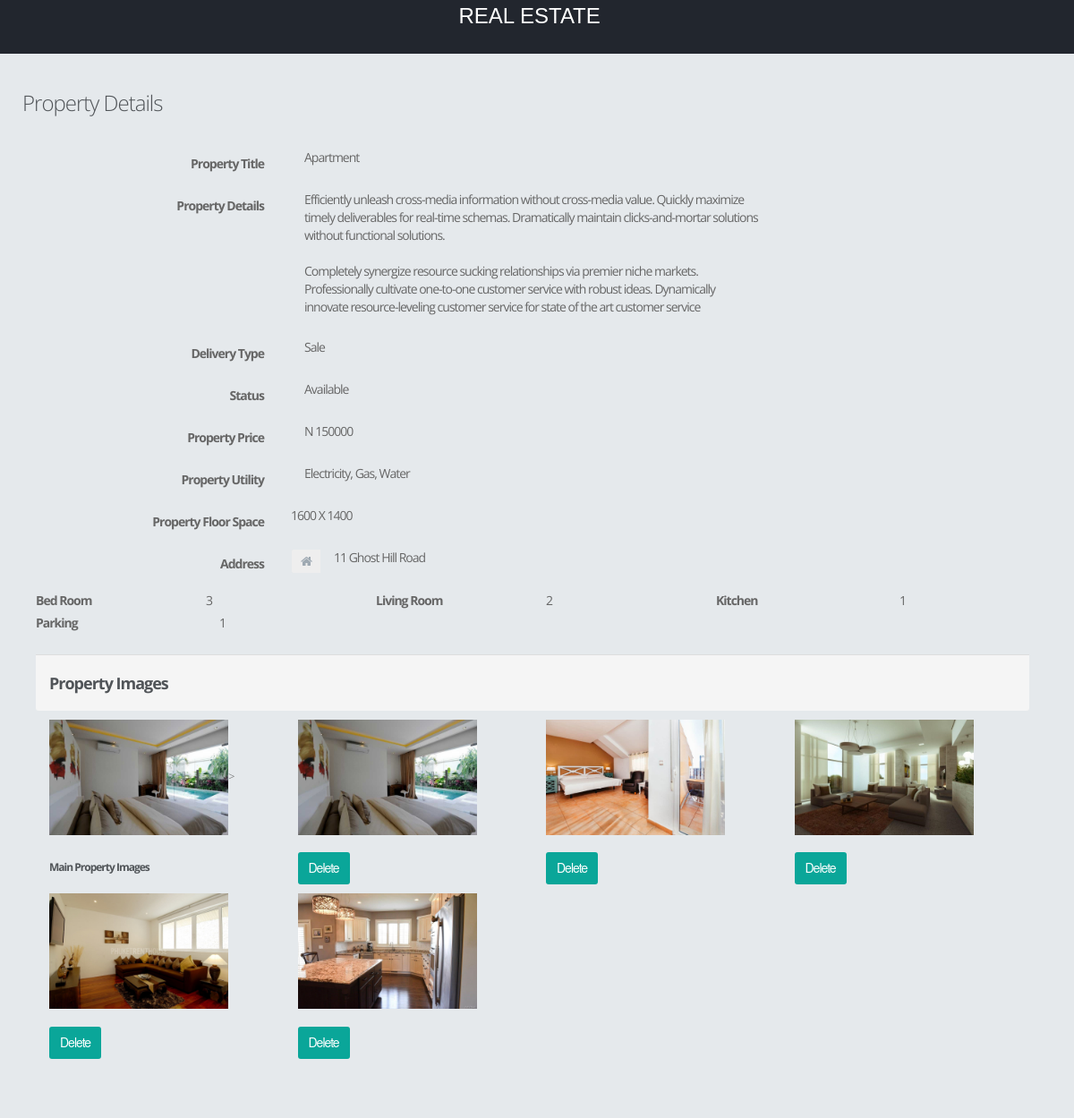
Page /agent/viewPropDetails.php?property_id=1 (signed in) on the committed database.
### tables this page shows
CREATE TABLE `properties` (
  `property_id` int(10) NOT NULL,
  `property_title` varchar(150) DEFAULT NULL,
  `property_details` text DEFAULT NULL,
  `delivery_type` varchar(20) DEFAULT NULL,
  `availablility` int(5) DEFAULT NULL,
  `price` float DEFAULT NULL,
  `property_address` varchar(200) DEFAULT NULL,
  `property_img` varchar(200) DEFAULT NULL,
  `bed_room` int(5) DEFAULT NULL,
  `liv_room` int(5) DEFAULT NULL,
  `parking` int(5) DEFAULT NULL,
  `kitchen` int(5) DEFAULT NULL,
  `utility` varchar(100) DEFAULT NULL,
  `property_type` varchar(20) DEFAULT NULL,
  `floor_space` varchar(20) DEFAULT NULL,
  `agent_id` int(10) DEFAULT NULL,
  `dateCreated` varchar(50) DEFAULT NULL
);

CREATE TABLE `property_image` (
  `id` int(10) NOT NULL,
  `property_images` varchar(200) DEFAULT NULL,
  `property_id` int(10) DEFAULT NULL
);

### agent/viewPropDetails.php (the view, shortened to what this page needs)
<?php
include("dbconnection.php");
if(isset($_GET["property_id"]))
{
	$property_id = $_GET['property_id'];
  $r=mysqli_query($con,"select * from properties where property_id ='$property_id'");
  $rr=mysqli_fetch_array($r);
}
else{
    $extra = "properties.php";
    echo "<script>window.location.href='".$extra."'</script>";
}
?>
<!DOCTYPE html>
<html>
<head>
<link href="assets/plugins/pace/pace-theme-flash.css" rel="stylesheet" type="text/css" media="screen"/>
<link href="assets/plugins/boostrapv3/css/bootstrap.min.css" rel="stylesheet" type="text/css"/>
<link href="assets/plugins/boostrapv3/css/bootstrap-theme.min.css" rel="stylesheet" type="text/css"/>
<link href="assets/plugins/font-awesome/css/font-awesome.css" rel="stylesheet" type="text/css"/>
<link href="assets/css/animate.min.css" rel="stylesheet" type="text/css"/>
<link href="assets/plugins/jquery-scrollbar/jquery.scrollbar.css" rel="stylesheet" type="text/css"/>
<link href="assets/css/style.css" rel="stylesheet" type="text/css"/>
<link href="assets/css/responsive.css" rel="stylesheet" type="text/css"/>
<link href="assets/css/custom-icon-set.css" rel="stylesheet" type="text/css"/>
<link href="assets/css/dataTables.bootstrap4.min.css" rel="stylesheet">
</head>
<body class="">
<?php include("header.php");?>
<div class="page-container row-fluid">
  <div class="page-content">
    <div class="content">
		<div class="page-title">
			<h3>Property Details</h3>
      <div class="row">
        <div class="col-lg-12">
          <form class="form-horizontal" name="form1" method="post" action="">
            <div class="panel panel-default">
              <div class="panel-body">
                <div class="form-group">
                  <label class="col-md-3 col-xs-12 control-label"><b>Property Title</b></label>
                  <div class="col-md-6 col-xs-12">
                    <div class="input-group">
                      <label class="col-lg-12"><?php echo $rr['property_title'];?></label>
                    </div>
                  </div>
                </div>
                <div class="form-group">
                  <label class="col-md-3 col-xs-12 control-label"><b>Property Details</b></label>
                  <div class="col-md-6 col-xs-12">
                    <div class="input-group">
                      <label class="col-lg-12"><?php echo $rr['property_details'];?></label>
                    </div>
                  </div>
                </div>
                <div class="form-group">
                  <label class="col-md-3 col-xs-12 control-label"><b>Delivery Type</b></label>
                  <div class="col-md-6 col-xs-12">
                    <div class="input-group">
                      <label class="col-lg-12"><?php echo $rr['delivery_type'];?></label>
                    </div>
                  </div>
                </div>
                <div class="form-group">
                  <label class="col-md-3 col-xs-12 control-label"><b>Status</b></label>
                  <div class="col-md-6 col-xs-12">
                    <div class="input-group">
                      <label class="col-lg-12"><?php if($rr['availablility'] == 1){echo "UnAvailable";}else{echo "Available";}?></label>
                    </div>
                  </div>
                </div>
                <div class="form-group">
                  <label class="col-md-3 col-xs-12 control-label"><b>Property Price</b></label>
                  <div class="col-md-6 col-xs-12">
                    <div class="input-group">
                      <label class="col-lg-12">N <?php echo $rr['price'];?></label>
                    </div>
                  </div>
                </div>
                <div class="form-group">
                  <label class="col-md-3 col-xs-12 control-label"><b>Property Utility</b></label>
                  <div class="col-md-6 col-xs-12">
                    <div class="input-group">
                      <label class="col-lg-12"><?php echo $rr['utility'];?></label>
                    </div>
                  </div>
                </div>
                <div class="form-group">
                  <label class="col-md-3 col-xs-12 control-label"><b>Property Floor Space</b></label>
                  <div class="col-md-6 col-xs-12">
                      <label class="col-2"><?php echo $rr['floor_space'];?></label>
                  </div>
                </div>
                <div class="form-group">
                  <label class="col-md-3 col-xs-12 control-label"><b>Address</b></label>
                  <div class="col-md-6 col-xs-12">
                    <div class="input-group">
                      <span class="input-group-addon"><span class="fa fa-home"></span></span>
                      <label class="col-lg-12"><?php echo $rr['property_address'];?></label>
                    </div>
                  </div>
                </div>
                <div class="form-group">
                  <label class="col-md-2 "><b>Bed Room</b></label>
                  <div class="col-md-2 ">
                      <label class="col-2"><?php echo $rr['bed_room'];?></label>
                  </div>
                  <label class="col-md-2"><b>Living Room</b></label>
                  <div class="col-md-2 ">
                      <label class="col-2"><?php echo $rr['liv_room'];?></label>
                  </div>
                  <label class="col-md-2 "><b>Kitchen</b></label>
                  <div class="col-md-2">
                    <div class="input-group">
                      <label class="col-lg-2"><?php echo $rr['kitchen'];?></label>
                    </div>
                  </div>
                  <label class="col-md-2 "><b>Parking</b></label>
                  <div class="col-md-2">
                    <div class="input-group">
                      <label class="col-lg-2"><?php echo $rr['parking'];?></label>
                    </div>
                  </div>
                </div>
                <div class="panel-footer">
                <h4><b>Property Images</b></h4>
                </div>
              <div class="row">
              <div class="col-md-12">
                <div class="col-md-3" style="margin-top:10px;">
                      <img src="../<?php echo $rr['property_img'];?>" width="200px" />><br><br>
                      <h6><b>Main Property Images</b></h6>
                  </div>
                  <?php
              $que=mysqli_query($con,"SELECT * from property_image where property_id = '$property_id'");
              while ($row=mysqli_fetch_array($que)) {
              ?>
                <div class="col-md-3" style="margin-top:10px;">
                      <img src="../<?php echo $row['property_images'];?>" width="200px" /><br><br>
                      <a href="?property_id=<?php echo $property_id;?>&delid=<?php echo $row['id'];?>"  class="btn btn-primary pull-left" onclick="return confirm('Are you sure you want to delete this Property Image?');">Delete</a>
                  </div>
              <?php
                }
              ?>
                  </div>
              </div>
            </div>
          </form>
        </div>
      </div>
		</div>
  </div>
 </div>
</body>
</html>

### agent/assets/css/responsive.css (style rules this page uses)
@media (min-width: 980px) { .page-content { margin-left: 250px; min-height: 100%; } }
@media only screen and (min-device-width: 768px) and (max-device-width: 1024px) and (orientation: portrait) { body { background-color: #1b1e24; } }
@media only screen and (min-device-width: 768px) and (max-device-width: 1024px) and (orientation: portrait) { .page-content .content { padding-top: 95px; } }
@media only screen and (min-device-width: 768px) and (max-device-width: 1024px) and (orientation: portrait) { .page-content { margin: 0px; } }
@media only screen and (min-device-width: 768px) and (max-device-width: 1024px) and (orientation: portrait) { .page-content .content { padding: 25px; padding-top: 95px; } }

### rows in the picture
properties: property_title "Apartment", property_details "Efficiently unleash cross-media information without cross-media value. Quickly maximize timely deliverables for real-time schemas. Dramatically maintain clicks-and-mortar solutions without functional solutions. Completely synergize resource sucking relationships via premier niche markets. Professionally cultivate one-to-one customer service with robust ideas. Dynamically innovate resource-leveling customer service for state of the art customer service", delivery_type "Sale", price "150000", utility "Electricity, Gas, Water", floor_space "1600 X 1400", property_address "11 Ghost Hill Road", bed_room "3", liv_room "2", kitchen "1", parking "1", property_img (picture)
property_image: property_images (picture)
property_image: property_images (picture)
property_image: property_images (picture)
property_image: property_images (picture)
property_image: property_images (picture)
